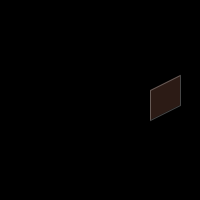
Frame 1 (no input)
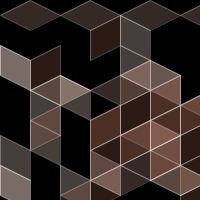
Frame 60 (the mouse pressed at the canvas centre just before this capture)
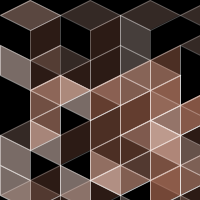
Frame 120 (the mouse held since frame 60 and released just before this capture)

The Processing sketch that drew these frames (run headless with seeded random() and noise(); from frame 60 on, the mouse is pressed at the canvas centre):

// Processing sketch: randromb
// ── randromb.pde

void setup(){

size(200,200);
noStroke();
smooth();
strokeWeight(1);
background(0); 
//noLoop();
frameRate(10);
}

void draw(){
 
 stroke(255,70);

 
 float xoff=round(random(0,width/30));
 float yoff=round(random(0,height/30));
 
 if ((xoff*10)%20!=0)
 {
  //yoff+=15;
  translate(30*xoff,30*yoff+45);
 }
 else
 {
  translate(30*xoff,30*yoff);
 }
 //scale(2); 

 int col=floor(random(0,4));
 if(col==0)
 {
   fill(191,149,135,70);
   romb1();
 } 
 else if(col==1)
 {
  fill(255,226,215,70);
  romb2();
 }
 else 
 {
  fill(159,98,77,70);
  romb3();
 }
 
}

void romb1()
{
 beginShape(QUADS);
 vertex(0,15);
 vertex(30,0);
 vertex(60,15);
 vertex(30,30);
 endShape();
}
void romb2()
{
  beginShape(QUADS);
 vertex(0,15);
 vertex(0,45);
 vertex(30,60);
 vertex(30,30);
 endShape();
}

void romb3()
{
 beginShape(QUADS);
 vertex(60,15);
 vertex(60,45);
 vertex(30,60);
 vertex(30,30);
 endShape();
}
